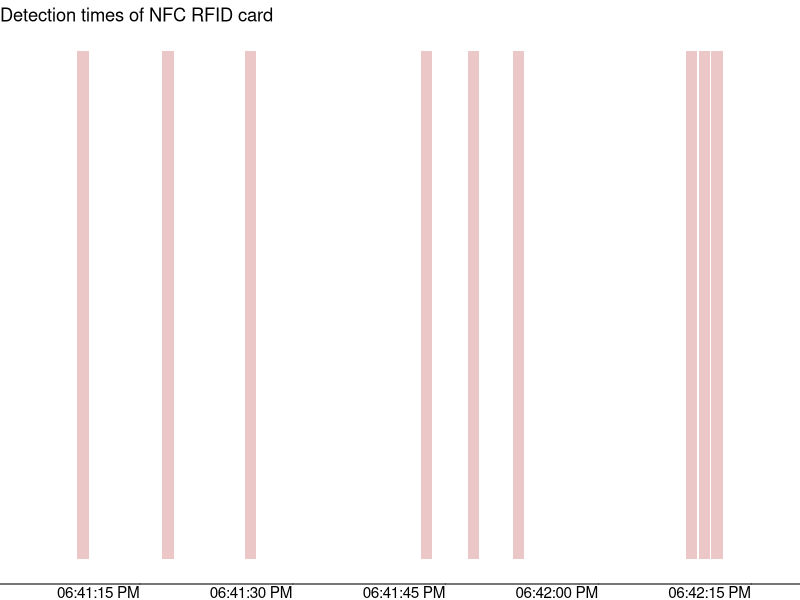

Write the R code that produced this figure.
## ---- chunk 1
knitr::opts_chunk$set(comment = "", fig.retina = 3)
## ---- chunk 2
# Read the csv file and specify column names since no header is present 

library(magrittr)

df <- readr::read_delim(file = './test_data.csv',
                 col_names = c("read_time", "message"),
                 delim = ",",
                 col_types = 'dc')
## ---- chunk 3
head(df, n = 10)
## ---- chunk 4
# parse and clean data 
# employs a couple beefy regular expressions 
df <- df %>% 
  dplyr::mutate(
    read_time = lubridate::as_datetime(read_time),
    message = stringr::str_remove_all(message, pattern = "b'|\\\\r|\\\\n'")) %>%
  dplyr::filter(
    stringr::str_detect(message, "\\w{4}\\s\\w{4}\\s\\w{4}\\s\\w{4}" )) %>% 
  dplyr::mutate(
    message = stringr::str_remove(message, "\\s*UID\\sValue:\\s")) %>% 
  dplyr::rename(card_id = message)
## ---- chunk 5
unclass(df$read_time)[1]
## ---- chunk 6
library(ggplot2)

ggplot(df, aes(read_time, 1))+
  geom_col(fill = 'firebrick', alpha = 1/4)+
  scale_x_datetime('Detection time',
                   labels = scales::label_date(format = "%r", tz = "America/New_York"), expand = expansion(mult = 0.12))+
  theme_void()+
  labs(title = 'Detection times of NFC RFID card')+
  theme(
    axis.line.x = element_line(),
    axis.ticks.x = element_line(),
    axis.text.x = element_text(hjust = 1)
  )
  
  
  

